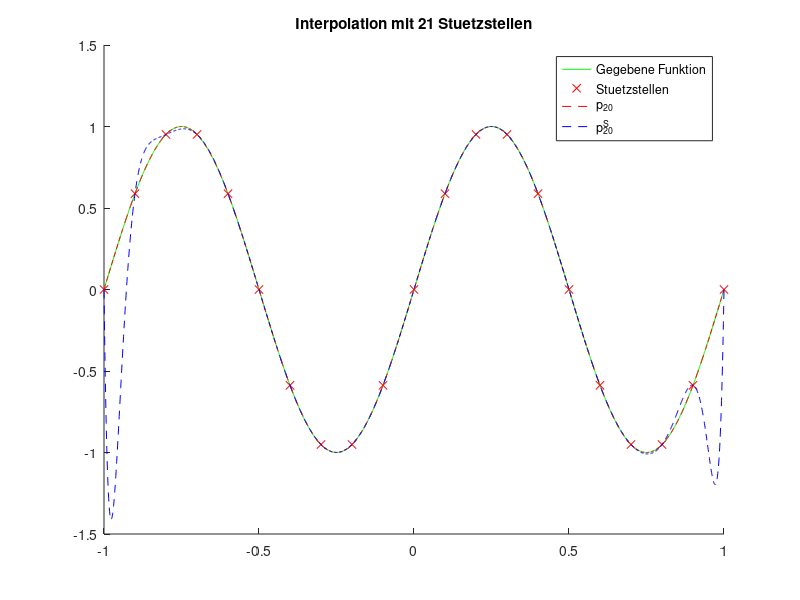

Recreate this plot in MATLAB.
f = @(x) sin(2 * pi * x);
x_gl = @(n) -1 + 2 * (0:n) / n;


x_gl = x_gl(20);
'Gleichverteilte Koeffizienten für n = 20: '
coeff_gl = polyfit(x_gl, f(x_gl), 20);

f_dist = f(x_gl);
f_dist(9) = f_dist(9) + 0.001;
coeff_gl_dist = polyfit(x_gl, f_dist, 20)


xs = -1:0.001:1;
h = figure;
hold on;
plot(xs, f(xs), 'g');

plot(x_gl, f(x_gl), 'rx');
plot(xs, polyval(coeff_gl, xs), 'r--');

plot(xs, polyval(coeff_gl_dist, xs), 'b--');

title('Interpolation mit 21 Stuetzstellen');
legend('Gegebene Funktion', 'Stuetzstellen', ...
    'p_{20}', 'p_{20}^S');
hold off;
print(h, '-dpng', '-r250', '../figures/interpolation_stoerung.png');